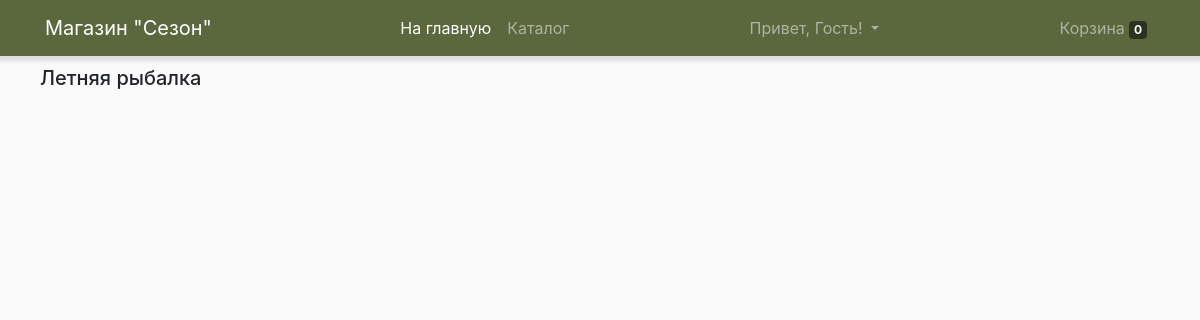
/part/letnjaja-rybalka/, run on an earlier commit of the app's database.
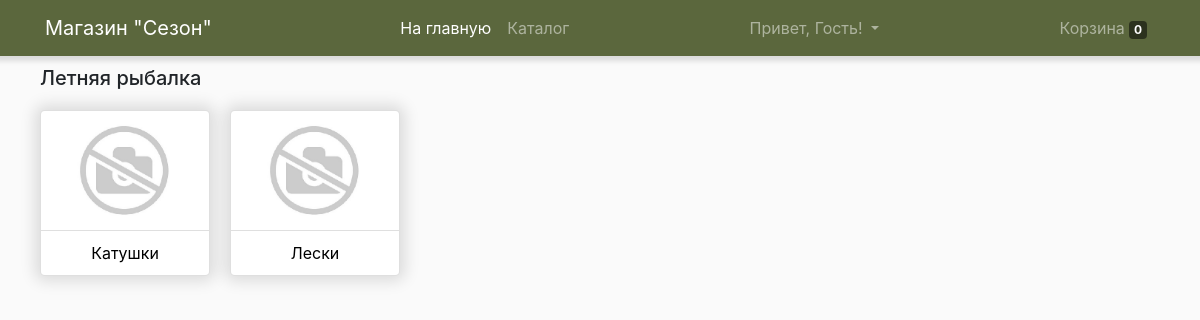
And on a later commit of the database.
### welcome/models.py (models this page shows, shortened)
class Category(models.Model):
	name = models.CharField(max_length=100)
	part = models.ForeignKey(Part, on_delete=models.CASCADE)
	slug = models.SlugField(blank=True)
	image = models.ImageField(upload_to=image_folder, default='no_foto.jpg')
	def get_absolute_url(self):
		return reverse('category_detail', kwargs={'category_slug': self.slug})

### welcome/views.py (the view)
# urls.py: url(r'^part/(?P<part_slug>[-\w]+)/$', part_view, name='part_detail'),
def part_view(request, part_slug):
	try:
		cart_id = request.session['cart_id']
		cart = Cart.objects.get(id=cart_id)
		request.session['total'] = cart.items.count()
	except:
		cart = Cart()
		cart.save()
		cart_id = cart.id
		request.session['cart_id'] = cart_id
		cart = Cart.objects.get(id=cart_id)
	parts = Part.objects.all()
	categories = Category.objects.all()
	part = Part.objects.get(slug=part_slug)
	categories_of_part = Category.objects.filter(part=part)
	for category in categories_of_part:
		subcategories_of_category = SubCategory.objects.filter(category=category)
		for subcategory in subcategories_of_category:
			if Product.objects.filter(subcategory=subcategory, available=True):
				break
	context = {
		'parts': parts,
		'categories': categories,
        'part': part,
		'categories_of_part': categories_of_part,
		'cart': cart
    }
	return render(request, 'part.html', context)

### welcome/models.py (called while the page is built)
	def get_absolute_url(self):
		return reverse('part_detail', kwargs={'part_slug': self.slug})

### welcome/templates/part.html (shortened to what this page needs)
{% extends 'base.html' %}
{% load static %}
{% block content %}
<div class="row">
    <div class="col-xl-12 col-lg-12 col-md-12 col-sm-12 col-12">
        <h5>{{ part.name }}</h5>
    </div>
</div>
<div class="row">
  {%for category in categories_of_part%}
  <div class="col-xl-2 col-lg-3 col-md-4 col-sm-6 col-6">
          <div class="card h-100">
            <a href="{{ category.get_absolute_url }}"><img class="card-img-top" src="{{ category.image.url }}" alt=""></a>
            <hr class="card-hr">
            <div class="card-body">
              <div class="card-title text-center">
                <a href="{{ category.get_absolute_url }}">{{ category.name }}</a>
              </div>
            </div>
          </div>
        </div>
  {%endfor%}
</div>
{% endblock content %}

What changed in the data, as far as the page shows it:
added Category: image (placeholder picture), name "Катушки"
added Category: image (placeholder picture), name "Лески"
